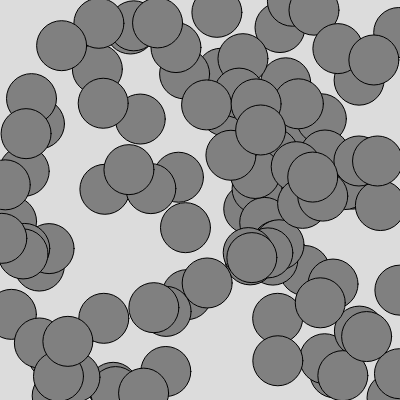
Frame 1 (no input)
Frame 60 (no input): identical to frame 1, image omitted
Frame 120 (the mouse pressed at the canvas centre since frame 60): identical to frame 1, image omitted

The p5.js sketch that drew this single still picture (run headless with seeded random() and noise() and a simulated clock; from frame 60 on, the mouse is pressed at the canvas centre):

// p5.js sketch
// ── sketch.js
//let clickBlob1, clickBlob2

let clickBlobs =[]
let numBlobs = 100

function setup() {
  createCanvas(400, 400);
  clickBlob1 = new ClickBlob(200, 100, 50)
  clickBlob2 = new ClickBlob(200, 300, 50)
  for(let i = 0; i<numBlobs; i++) {
    clickBlobs.push(new ClickBlob(random(width), random(height), 50))
  }
//   noCanvas()
//   noLoop()
// let student1 = new Student("Dave", 123456)
// let student2 = new Student("John", 789010)
// student1.sayHello()
// student2.sayHello()
}

function draw() {
  background(220);
  // clickBlob1.update()
  // clickBlob2.update()
  // clickBlob1.show()
  // clickBlob2.show()
  clickBlobs.forEach(function(blob){
    blob.update()
    blob.show()
  })
}

function mousePressed() {
  clickBlobs.forEach(function(blob){
    blob.click()
  })
}

class ClickBlob{
  constructor(x,y,s){
    this.tx = x
    this.ty = y
    this.x = x
    this.y = y
    this.s = s
    this.hover = false
  }
  
  click(){
    if(this.hover) {
  this.tx=random(width)
  this.ty=random(height)
    }
  }
  
  show(){
    stroke(0)
    fill(128)
    if(this.hover){
      fill(random(1, 255), random(1,255), random(1,255))
    }
    ellipse(this.x, this.y, this.s)
  }
  
  update(){
    this.x += (this.tx - this.x)/100
    this.y += (this.ty - this.y)/100
    let d=dist(this.x, this.y, mouseX, mouseY)
    this.hover = d<this.s/2
  }
}

class Student{
  constructor(name, number) {
  this.name=name
  this.number=number
  }
  sayHello(){
    console.log("Hello from " + this.name)
  }
}
